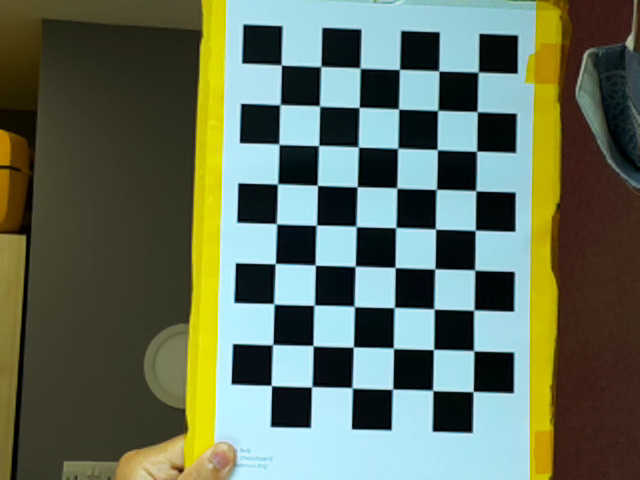
#> input picture vslam/opencv_vo/calib_images/dataset/frame_00002.png, 640 x 480 px; its folder holds 4 pictures in this run
$ python calibrate_camera.py
#> lines starting #> are read from the running program, lines starting #| are printed output that depends on the picture
# calibrate_camera.py
import cv2
import numpy as np
import glob
import os

CHECKERBOARD = (9, 6)  # Jumlah titik sudut internal
square_size = 1.0      # Misal 1.0 satuan; sesuaikan kalau kamu tahu ukuran sebenarnya

# Persiapkan titik 3D real-world (misalnya z = 0)
objp = np.zeros((CHECKERBOARD[0]*CHECKERBOARD[1], 3), np.float32)
objp[:, :2] = np.mgrid[0:CHECKERBOARD[0], 0:CHECKERBOARD[1]].T.reshape(-1, 2)
objp *= square_size

objpoints = []  # Titik 3D dunia nyata
imgpoints = []  # Titik 2D dari citra

# Ambil semua path gambar
images = glob.glob("dataset/*.png")

for fname in images:
    img = cv2.imread(fname)
#> img is the input picture: shape (480, 640, 3); mean B, G, R 91.2, 110.6, 97.8
    gray = cv2.cvtColor(img, cv2.COLOR_BGR2GRAY)
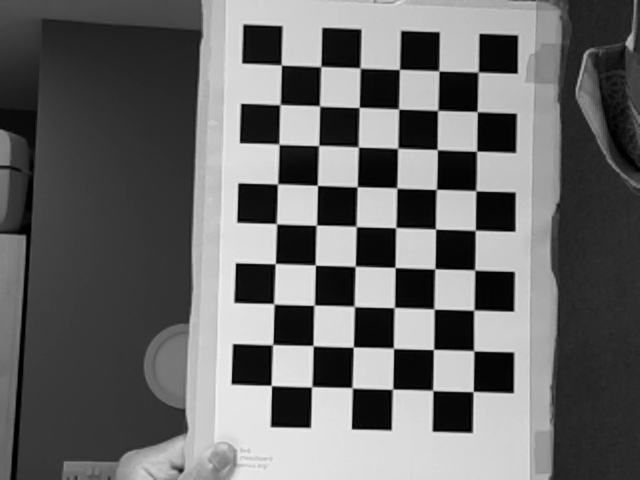
#> gray: shape (480, 640); min 0, max 239, mean 104.6

    ret, corners = cv2.findChessboardCorners(gray, CHECKERBOARD, None)
#> ret = True; corners = 54 rows, first 8: [478.2, 72.01], [477.1, 111.5], [476.7, 151.1], [475.9, 190.8], [475.2, 230.2], [474.8, 270], [473.9, 310], [473.8, 351]

    if ret:
        objpoints.append(objp)
        imgpoints.append(corners)
        print(f"✔️ Found corners in {fname}")
    else:
        print(f"❌ No corners in {fname}")
#> pass 2 of the loop `for fname in images:`:
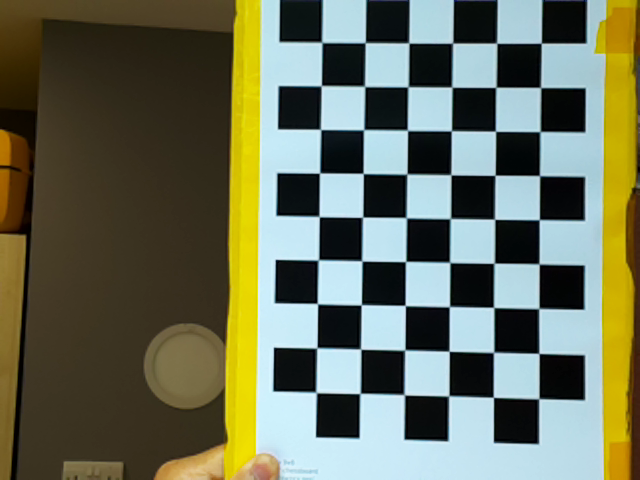
#> input picture vslam/opencv_vo/calib_images/dataset/frame_00003.png, 640 x 480 px
#> img is the input picture: shape (480, 640, 3); mean B, G, R 90.2, 111.4, 106.2
#> `gray = cv2.cvtColor(img, cv2.COLOR_BGR2GRAY)`:
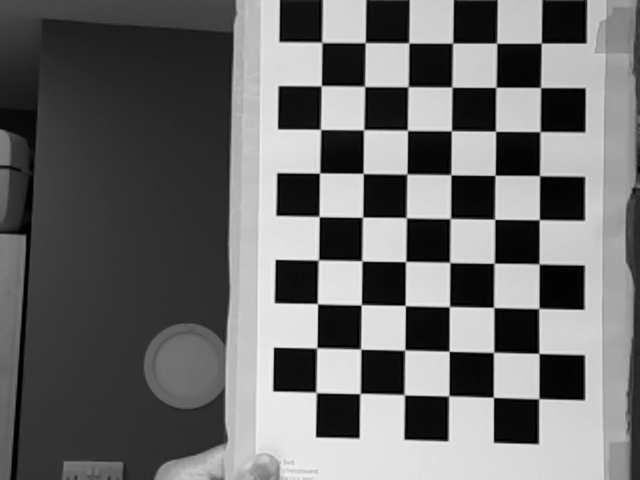
#> gray: shape (480, 640); min 0, max 240, mean 107.4
#> corners = 54 rows, first 8: [541.2, 43.24], [540.6, 87.52], [540.3, 131.4], [539.5, 175.5], [539.4, 219.5], [539.1, 264], [538.8, 308.5], [538.8, 353.4]
#> pass 3 of the loop `for fname in images:`:
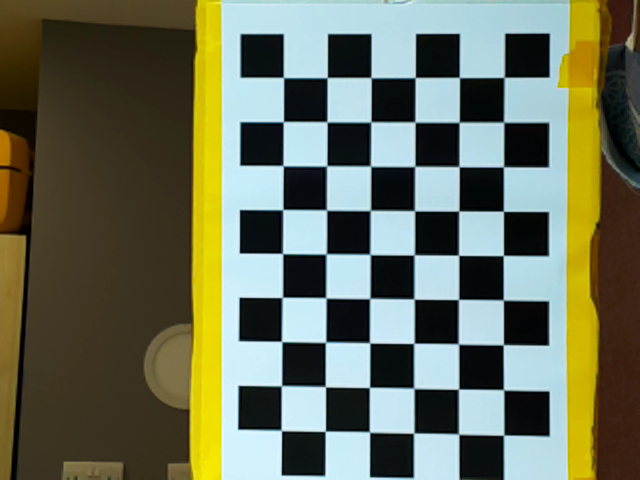
#> input picture vslam/opencv_vo/calib_images/dataset/frame_00004.png, 640 x 480 px
#> img is the input picture: shape (480, 640, 3); mean B, G, R 89.9, 111.2, 105.6
#> `gray = cv2.cvtColor(img, cv2.COLOR_BGR2GRAY)`:
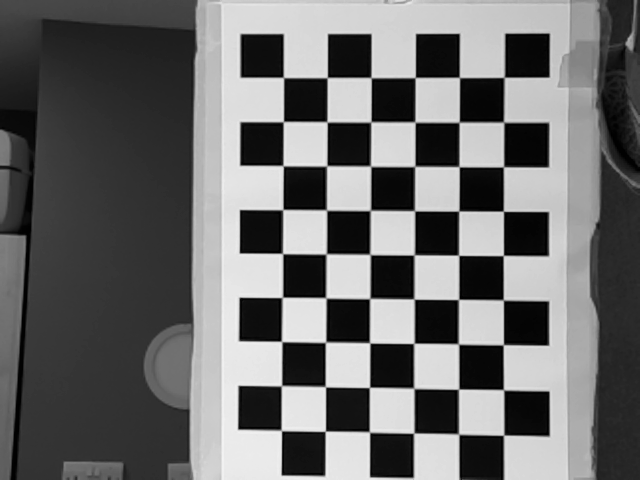
#> gray: shape (480, 640); min 0, max 243, mean 107.1
#> corners = 54 rows, first 8: [504.1, 77.26], [503.6, 122.1], [503.4, 166.8], [503.3, 211.2], [503.4, 255.4], [503.4, 300.1], [503.3, 344.7], [503.5, 389.6]
#> the loop made 4 passes; the first 3 are shown

# Kalibrasi kamera
ret, K, dist, rvecs, tvecs = cv2.calibrateCamera(objpoints, imgpoints, gray.shape[::-1], None, None)

# Simpan ke file
np.savez("calib_result.npz", K=K, dist=dist)

print("\n🎯 Calibration matrix (K):")
print(K)
print("\n📦 Distortion coefficients:")
print(dist)
